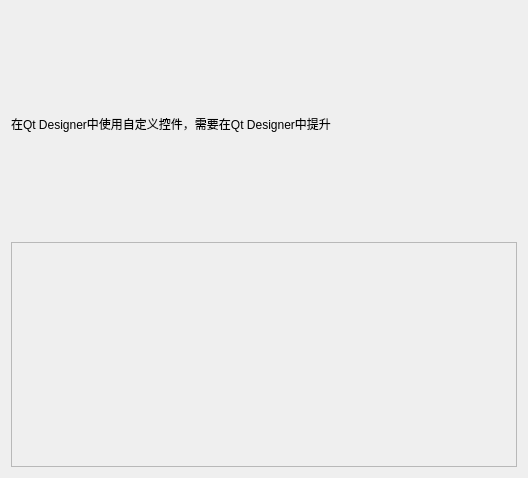
<?xml version="1.0" encoding="UTF-8"?>
<ui version="4.0">
 <class>UsingMyCircleInQtDesigner</class>
 <widget class="QWidget" name="UsingMyCircleInQtDesigner">
  <property name="geometry">
   <rect>
    <x>0</x>
    <y>0</y>
    <width>528</width>
    <height>478</height>
   </rect>
  </property>
  <property name="windowTitle">
   <string>UsingMyCircleInQtDesigner</string>
  </property>
  <layout class="QVBoxLayout" name="verticalLayout">
   <item>
    <widget class="QLabel" name="label">
     <property name="text">
      <string>在Qt Designer中使用自定义控件，需要在Qt Designer中提升</string>
     </property>
    </widget>
   </item>
   <item>
    <widget class="MyCircle" name="frame">
     <property name="frameShape">
      <enum>QFrame::StyledPanel</enum>
     </property>
     <property name="frameShadow">
      <enum>QFrame::Raised</enum>
     </property>
    </widget>
   </item>
  </layout>
 </widget>
 <layoutdefault spacing="6" margin="11"/>
 <customwidgets>
  <customwidget>
   <class>MyCircle</class>
   <extends>QFrame</extends>
   <header location="global">MyCircle.h</header>
   <container>1</container>
  </customwidget>
 </customwidgets>
 <resources/>
 <connections/>
</ui>
